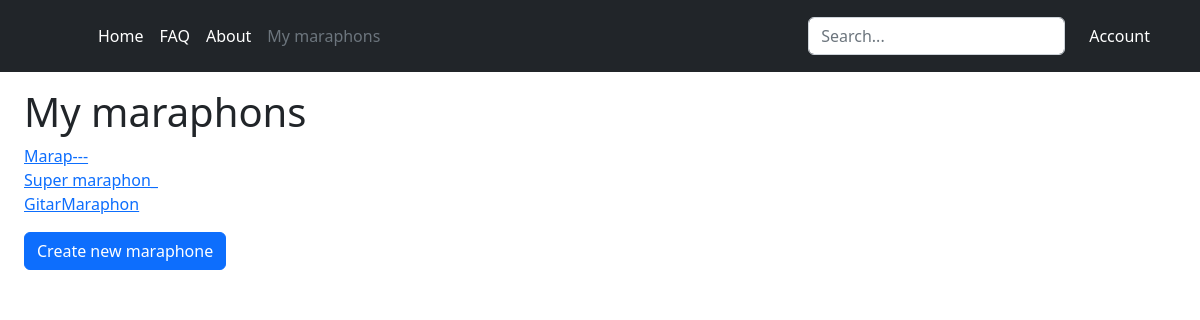
The app's page /create (signed in) with its own data.
### data/maraphones.py (models this page shows)
class Maraphone(SqlAlchemyBase, SerializerMixin):
    __tablename__ = "maraphones"
    serialize_only = ('id', 'title', 'created_date', 'creator_id')
    id = sqlalchemy.Column(sqlalchemy.Integer,
                           primary_key=True, autoincrement=True)
    title = sqlalchemy.Column(sqlalchemy.String)
    created_date = sqlalchemy.Column(sqlalchemy.Date,
                                     default=datetime.datetime.now)
    creator_id = sqlalchemy.Column(sqlalchemy.Integer,
                                   sqlalchemy.ForeignKey("users.id"))
    creator = orm.relationship("User")
    tasks = orm.relationship("Task")

### main.py (the view, shortened to what this page needs)
@app.route("/create", methods=["GET", "POST"])
@login_required
def create():
    db = db_session.create_session()
    make_header_data(url_for("create"))
    maraphones = db.query(Maraphone).filter(Maraphone.creator_id == current_user.get_id()).all()
    names = list(map(lambda x: (x.title, url_for("maraphon", id=x.id)), maraphones))
    return render_template("create.html", header=header, maraphones=names)

### data/db_session.py (called while the page is built)
def create_session() -> Session:
    global __factory
    return __factory()

### data/users.py (called while the page is built)
    def get_id(self):
        return str(self.id)

### main.py (called while the page is built)
def make_header_data(url=None):
    header["registered"] = current_user.is_authenticated
    header["menu"] = [
        ("Home", url_for("home"), False),
        ("FAQ", url_for("faq"), False),
        ("About", url_for("about"), False),
        ]
    if current_user.is_authenticated:
        header["menu"].append(("My maraphons", url_for("create"), False))
    if url == url_for("account"):
        header["account"] = True
    else:
        header["account"] = False
    if url is not None:
        for i in range(len(header["menu"])):
            if header["menu"][i][1] == url:
                header["menu"][i] = (
                    header["menu"][i][0], header["menu"][i][1], True)
            else:
                header["menu"][i] = (
                    header["menu"][i][0], header["menu"][i][1], False)

@login_manager.user_loader
def load_user(user_id):
    db = db_session.create_session()
    return db.query(User).filter(User.id == user_id).first()

### templates/create.html
{% extends "index.html" %}
{% block content %}
<h1>My maraphons</h1>
{% for m in maraphones %}
<div>
    <a href="{{ m[1] }}">{{ m[0] }}</a>
</div>
{% endfor %}
<form method="post">
    <button class="btn btn-primary mt-3" type="submit">Create new maraphone</button>
</form>
{% endblock %}

### records on screen
Maraphone: title "Marap---"
Maraphone: title "Super maraphon_"
Maraphone: title "GitarMaraphon"

### other values on screen
{{ item[0] }} "Home" "FAQ" "About"
{{ item[0] }} "My maraphons"
